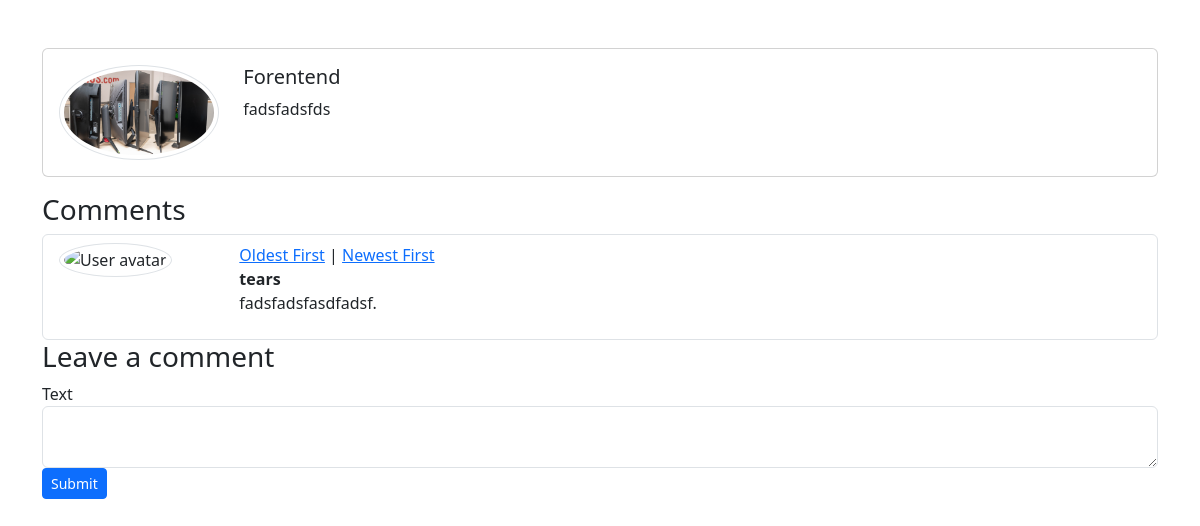
The page /posts/2 on the database its author committed.
### Siebel/models.py (models this page shows, shortened)
class Post(models.Model):
    author = models.ForeignKey(User,on_delete=models.CASCADE,null = True, blank = True)
    title = models.CharField(max_length=50,null = True, blank = True)
    content = models.TextField(null = True, blank = True)
    image = models.ImageField(upload_to='post',null = True, blank = True)
    create_at = models.DateTimeField(default=timezone.now,null = True, blank = True)

class Comment(models.Model):
    user = models.ForeignKey(User,on_delete=models.CASCADE,null = True, blank = True)
    post = models.ForeignKey(Post,related_name = 'comment_post', on_delete=models.CASCADE,null = True, blank= True)
    content = models.TextField(max_length=1000)
    create_at = models.DateTimeField(default=timezone.now,null = True, blank = True)

### Siebel/views.py (the view)
# urls.py: path('posts/<int:pk>', addComment),
def addComment(request,pk):
    post = get_object_or_404(Post, pk=pk)
    order = request.GET.get('order', 'newest')
    if order == 'oldest':
        comments = Comment.objects.filter(post=post).order_by('create_at')
    elif order=='newest':
        comments = Comment.objects.filter(post=post).order_by('-create_at')
    else:
        comments = Comment.objects.filter(post=post)
    if request.method == 'POST':
        form = CommentForm(request.POST)
        if form.is_valid():
            comment = form.save(commit=False)
            comment.user = request.user
            comment.post = post
            comment.save()
            return redirect(f'/posts/{post.pk}' )
    else:
        form = CommentForm()
    return render(request, 'post_details.html', {'post':post,'form': form , 'comments':comments,})

### Siebel/forms.py
class CommentForm(forms.ModelForm):
    class Meta:
        model = Comment
        fields = ['content']

### templates/post_details.html (shortened to what this page needs)
<!doctype html>
<html lang="en">
  <head>
  </head>
    <link href="https://cdn.jsdelivr.net/npm/bootstrap@5.3.2/dist/css/bootstrap.min.css" rel="stylesheet">
  </head>
  <body>
    <div class="container py-5">
      <div class="card mb-3">
        <div class="card-body">
          <div class="row">
            <div class="col-sm-2 align-self-center">
              <img src="{{post.image.url}}" alt="User avatar" class="rounded-circle img-thumbnail">
            </div>
            <div class="col-sm-10">
              <h5 class="card-title">{{post.title}}</h5>
              <p class="card-text">{{post.content}}</p>
            </div>
          </div>
        </div>
      </div>
      <h3>Comments</h3>
      <div class="list-group">
        <div class="list-group-item d-flex">
          <div class="col-2 pl-0">
            <img src="user-placeholder.png" alt="User avatar" class="rounded-circle img-thumbnail">
          </div>
          <div class="col-10">
            <a href="?order=oldest">Oldest First</a> |
            <a href="?order=newest">Newest First</a>
          {% for comment in comments  %}
            <div class="d-flex justify-content-between align-items-center">
              <span><b>{{comment.user}}</b></span>
            </div>
            <p>{{comment.content}}.</p>
            {% endfor %}
          </div>
        </div>
        </div>
      <h3>Leave a comment</h3>
      <form method="post" action="/posts/{{ post.pk }}/add_comment">
        <div class="form-group">
            <label for="comment-text">Text</label>
            <textarea class="form-control" name="content" id="comment-text" rows="2"></textarea>
        </div>
        <button type="submit" class="btn btn-primary btn-sm">Submit</button>
    </form>
    </div>

### rows shown on the page
Post: image (picture), title "Forentend", content "fadsfadsfds"
Comment: user "tears", content "fadsfadsfasdfadsf"
